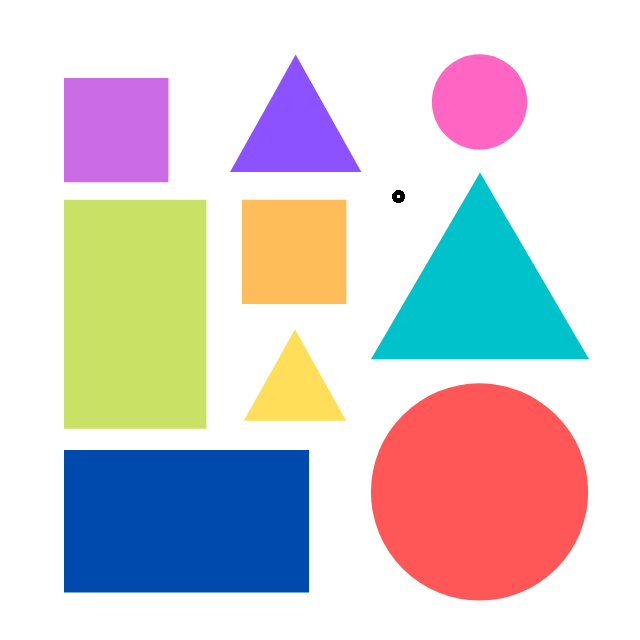
//> input picture Resources/shapes.png, 640 x 640 px
$ ./09shapes_Detecting   (built with g++ and OpenCV 4)
//> lines starting //> are read from the running program, lines starting //| are printed output that depends on the picture; after the words box and inside, x2 and y2 are one past the last pixel; in counts of white or black regions, pixels touching at a corner belong together
#include <opencv2\opencv.hpp>
#include <iostream>
#include <vector>

using namespace std;
using namespace cv;

void getContours(Mat imgOriginal, Mat imgDilate)
{
	// 定义向量存储contours
	// {{{56，23},{52，22},{32，36}}}
	vector<vector<Point>> contours;

	// 定义向量存储 hierarchy（等级制度），轮廓的优先级
	// {{1,2,3,4},{5,6,7,8}}
	vector<Vec4i> hierarchy;

	// 查找轮廓
	//findContours(输入图像（二值化图像）, 轮廓, 轮廓的优先级, 定义轮廓的检索模式, 定义轮廓的近似方式);
	findContours(imgDilate, contours, hierarchy, RETR_EXTERNAL, CHAIN_APPROX_SIMPLE);
	// 绘制轮廓
	// drawContours(输入图像, 轮廓, -1：绘制所有的轮廓, Scalar(255, 0, 0), 2, LINE_AA);
	/*drawContours(imgOriginal, contours, -1, Scalar(255, 0, 0), 2, LINE_AA);*/

	// 定义向量存储多边形的角点信息
	// 容器的初始容量和contours的容量是一样的
	vector<vector<Point>> conPoly(contours.size());

	// 定义向量存储边界矩形
	vector<Rect> boundRect(contours.size());

	cout << contours.size() << endl;

	// 物体的类别
	string obj_name;

	// 根据每个轮廓信息计算图形的面积
	for (int i = 0; i < contours.size(); i++)
	{
		// 计算图形的面积
		int Area = contourArea(contours[i]);
		cout << "Area " << i << ":" << Area << endl;
		if (Area > 1000)
		{
			// 计算多边形的弧长
			float peri = arcLength(contours[i], true);
			float epsilon = peri * 0.02;

			// 拟合多边形的角点
			approxPolyDP(contours[i],conPoly[i],epsilon,true);

			// 将每个图像的角点绘制出来
			drawContours(imgOriginal, conPoly, i, Scalar(255, 45, 100), 2, LINE_AA);

			// 将角点信息转换为矩形
			boundRect[i] = boundingRect(conPoly[i]);

			// 角点数
			int objCor = (int)conPoly[i].size();
			// 三角形
			if (objCor == 3)
			{
				obj_name = "Triangle";
			}
			// 矩形
			else if (objCor == 4)
			{
				float apsRatio = boundRect[i].width / boundRect[i].height;
				if (apsRatio > 0.98 && apsRatio < 1.02)
				{
					obj_name = "square";
				}
				else
				{
					obj_name = "rectangle";
				}
			}
			else if (objCor > 4)
			{
				obj_name = "circle";
			}

			Point point(boundRect[i].x-5, boundRect[i].y+5);
			putText(imgOriginal, obj_name, point,
				FONT_HERSHEY_DUPLEX, 1, Scalar(255, 255, 20), 1, LINE_AA);

			// 将边界矩形绘制出来
			/*rectangle(imgOriginal, boundRect[i].tl(), boundRect[i].br(), Scalar(255, 0, 200), 3, LINE_AA);*/
			imshow("imgOriginal", imgOriginal);
		}
	}
}


int main()
{
	system("color F9");
	string path = "Resources/shapes.png";
	Mat imgShapes = imread(path);
//> imgShapes is the input picture: 640 rows x 640 cols, CV_8UC3; mean B, G, R 209.9, 207, 212.7
	Mat imgOriginal = imgShapes.clone();
	if (imgShapes.empty())
	{
		printf("img not opened !");
		return -1;
	}

	imshow("imgShapes", imgShapes);

	// 一、图像的预处理，把图像变成 Canny图像，得到边缘检测的图像
	Mat imgGray,imgBlur, imgCanny, imgDilate;
	// 1.将彩色图像变为灰色图像
	cvtColor(imgShapes, imgGray, COLOR_BGR2GRAY);
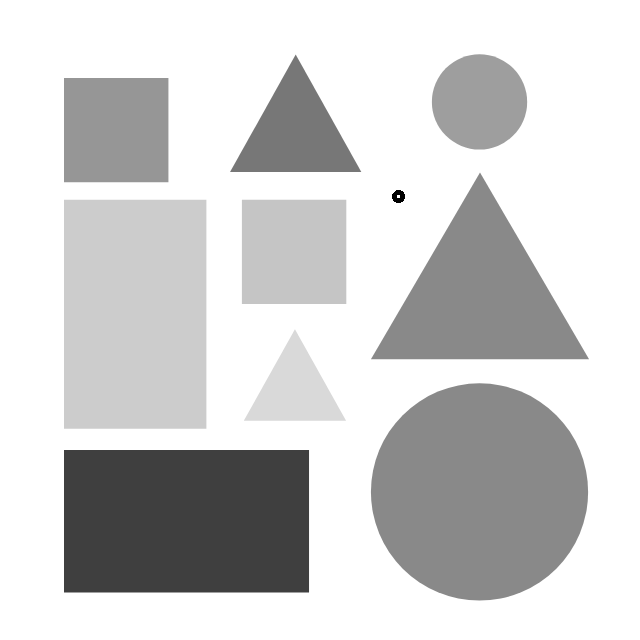
//> imgGray: 640 rows x 640 cols, CV_8UC1; min 0, max 255, mean 209
	// 2.灰色图像进行高斯模糊去噪
	GaussianBlur(imgGray, imgBlur, Size(3, 3), 3, 0);
	// 3.进行Canny边缘检测,输入图像只能为灰色图像
	Canny(imgBlur, imgCanny, 75, 125);
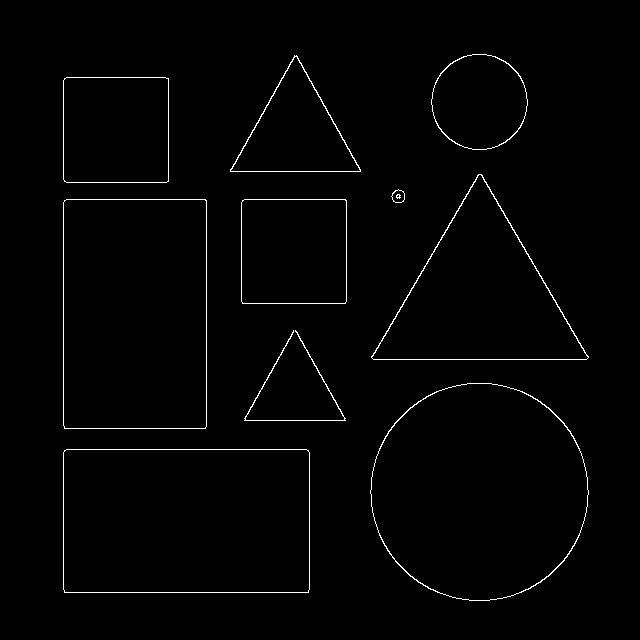
//> imgCanny: 640 rows x 640 cols, CV_8UC1; 1.3% white in thin lines or dots, all inside (x1, y1, x2, y2) = (63, 54, 589, 601)
	// 4.将边缘检测的信息进行扩大，二值化图像输入
	Mat kernel = getStructuringElement(MORPH_RECT, Size(3, 3));
	dilate(imgCanny, imgDilate, kernel);
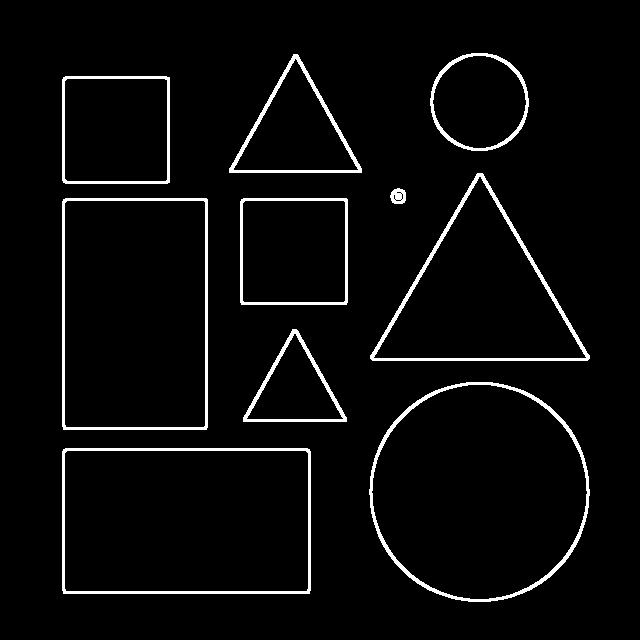
//> imgDilate: 640 rows x 640 cols, CV_8UC1; 3.9% white; 10 white regions

	// 二、查找轮廓信息
	getContours(imgOriginal, imgDilate);
//> in getContours, `findContours(imgDilate, contours, hierarchy, RETR_EXTERNAL, CHAIN_APPR..`: contours = 10 contours; largest, box (x1, y1, x2, y2) and area: (369, 382, 590, 602) 37952, (62, 448, 311, 594) 35947, (62, 198, 208, 430) 33486, (370, 173, 590, 361) 21325, (62, 76, 170, 184) 11437
//> in getContours, `vector<vector<Point>> conPoly(contours.size());`: conPoly = 10 empty contours
//| 10
//> the loop in getContours, `for (int i = 0; i < contours.size(); i++)` made 10 passes
//> (Area, peri, epsilon, objCor, apsRatio, point) on passes 1, 4, 5, 8: (35947, 782.5, 15.65, 4, 1, Point(58, 454)), (11334, 423.1, 8.46, 4, 1, Point(236, 204)), (33486, 749.1, 14.98, 4, 0, Point(58, 204)), (11437, 424.5, 8.49, 4, 1, Point(58, 82))
//> (Area, peri, epsilon, objCor, point) on passes 2, 3, 7, 9, 10: (37952, 728, 14.56, 8, Point(365, 387)), (5084, 332, 6.64, 3, Point(238, 334)), (21325, 684.3, 13.69, 3, Point(365, 178)), (8213, 425, 8.5, 3, Point(224, 59)), (7541, 324.4, 6.49, 8, Point(426, 58))
//| Area 0:35947
//| Area 1:37952
//| Area 2:5084
//| Area 3:11334
//| Area 4:33486
//| Area 5:185
//| Area 6:21325
//| Area 7:11437
//> (output is shown up to pass 8 of 10)
//> pass 1, in getContours, `putText(imgOriginal, obj_name, point, FONT_HERSHEY_DUPLEX, 1, Scalar(2..`:
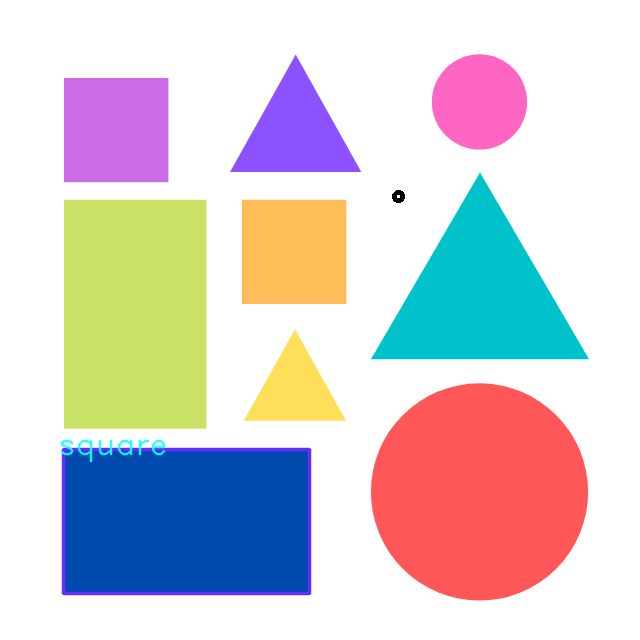
//> imgOriginal: 640 rows x 640 cols, CV_8UC3; 1.12% of pixels changed, all inside (x1, y1, x2, y2) = (60, 439, 312, 596)
//> pass 2, in getContours, `putText(imgOriginal, obj_name, point, FONT_HERSHEY_DUPLEX, 1, Scalar(2..`:
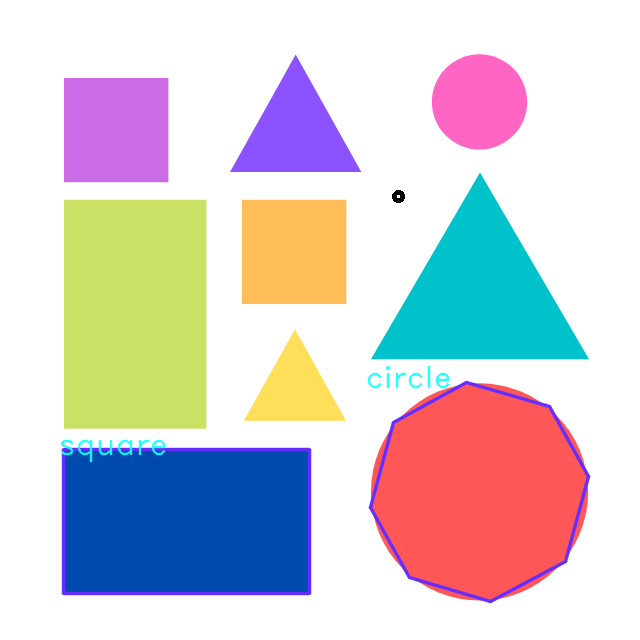
//> imgOriginal: 640 rows x 640 cols, CV_8UC3; 0.96% of pixels changed, all inside (x1, y1, x2, y2) = (367, 365, 591, 604)
//> pass 3, in getContours, `putText(imgOriginal, obj_name, point, FONT_HERSHEY_DUPLEX, 1, Scalar(2..`:
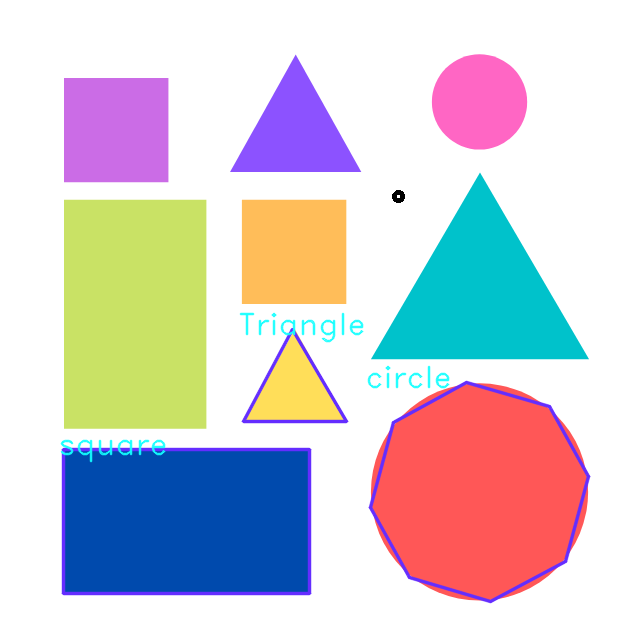
//> imgOriginal: 640 rows x 640 cols, CV_8UC3; 0.62% of pixels changed, all inside (x1, y1, x2, y2) = (239, 312, 364, 424)
//> after the loop in getContours, `for (int i = 0; i < contours.size(); i++)`:
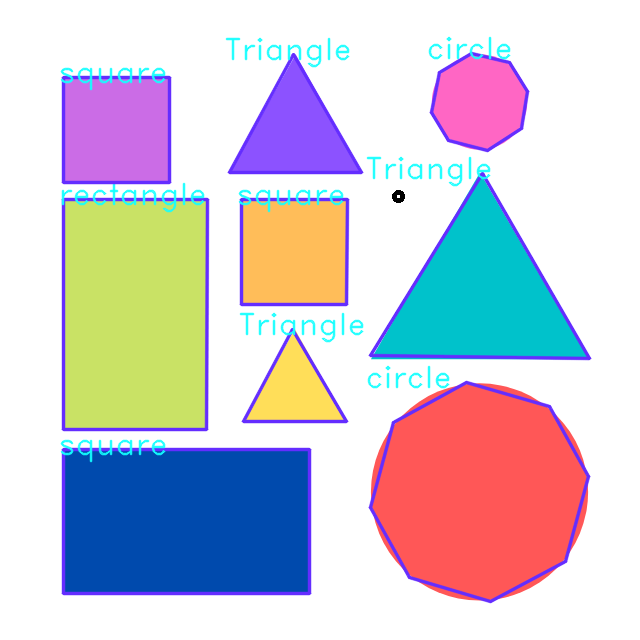
//> imgOriginal: 640 rows x 640 cols, CV_8UC3; 4.75% of pixels changed, all inside (x1, y1, x2, y2) = (60, 36, 592, 432)

	// [4 lines of commented-out code are left out]

	waitKey(0);
	destroyAllWindows();

	return 0;
}
